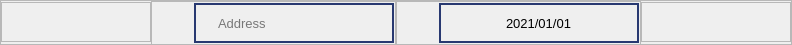
                     <widget class="QFrame" name="frame_33">
                      <property name="minimumSize">
                       <size>
                        <width>0</width>
                        <height>45</height>
                       </size>
                      </property>
                      <property name="maximumSize">
                       <size>
                        <width>16777215</width>
                        <height>45</height>
                       </size>
                      </property>
                      <property name="frameShape">
                       <enum>QFrame::StyledPanel</enum>
                      </property>
                      <property name="frameShadow">
                       <enum>QFrame::Raised</enum>
                      </property>
                      <layout class="QHBoxLayout" name="horizontalLayout_17">
                       <property name="spacing">
                        <number>0</number>
                       </property>
                       <property name="leftMargin">
                        <number>0</number>
                       </property>
                       <property name="topMargin">
                        <number>0</number>
                       </property>
                       <property name="rightMargin">
                        <number>0</number>
                       </property>
                       <property name="bottomMargin">
                        <number>0</number>
                       </property>
                       <item>
                        <widget class="QFrame" name="frame_43">
                         <property name="minimumSize">
                          <size>
                           <width>150</width>
                           <height>40</height>
                          </size>
                         </property>
                         <property name="maximumSize">
                          <size>
                           <width>150</width>
                           <height>40</height>
                          </size>
                         </property>
                         <property name="frameShape">
                          <enum>QFrame::StyledPanel</enum>
                         </property>
                         <property name="frameShadow">
                          <enum>QFrame::Raised</enum>
                         </property>
                        </widget>
                       </item>
                       <item>
                        <widget class="QFrame" name="frame_50">
                         <property name="minimumSize">
                          <size>
                           <width>245</width>
                           <height>45</height>
                          </size>
                         </property>
                         <property name="maximumSize">
                          <size>
                           <width>245</width>
                           <height>45</height>
                          </size>
                         </property>
                         <property name="frameShape">
                          <enum>QFrame::StyledPanel</enum>
                         </property>
                         <property name="frameShadow">
                          <enum>QFrame::Raised</enum>
                         </property>
                         <layout class="QHBoxLayout" name="horizontalLayout_21">
                          <property name="spacing">
                           <number>0</number>
                          </property>
                          <property name="leftMargin">
                           <number>0</number>
                          </property>
                          <property name="topMargin">
                           <number>0</number>
                          </property>
                          <property name="rightMargin">
                           <number>0</number>
                          </property>
                          <property name="bottomMargin">
                           <number>0</number>
                          </property>
                          <item>
                           <widget class="QFrame" name="frame_45">
                            <property name="minimumSize">
                             <size>
                              <width>40</width>
                              <height>40</height>
                             </size>
                            </property>
                            <property name="maximumSize">
                             <size>
                              <width>40</width>
                              <height>40</height>
                             </size>
                            </property>
                            <property name="styleSheet">
                             <string notr="true">image: url(:/login_logo/icons/pin-49.png);
background-color: transparent</string>
                            </property>
                            <property name="frameShape">
                             <enum>QFrame::StyledPanel</enum>
                            </property>
                            <property name="frameShadow">
                             <enum>QFrame::Raised</enum>
                            </property>
                           </widget>
                          </item>
                          <item>
                           <widget class="QLineEdit" name="address_2">
                            <property name="minimumSize">
                             <size>
                              <width>200</width>
                              <height>40</height>
                             </size>
                            </property>
                            <property name="maximumSize">
                             <size>
                              <width>140</width>
                              <height>40</height>
                             </size>
                            </property>
                            <property name="font">
                             <font>
                              <family>Segoe UI</family>
                              <pointsize>10</pointsize>
                             </font>
                            </property>
                            <property name="styleSheet">
                             <string notr="true">QLineEdit{
	border: 2px solid rgb(40, 57, 113);
	color: rgb(0, 0, 0);
	padding-left: 20px;
	padding-right: 20px;
	background-color: transparent;
}
QLineEdit:hover{
	border: 2px solid rgb(64, 92, 182)
}
QLineEdit:focus{
	border: 2px solid rgb(40, 57, 113);
	background-color: transparent
}</string>
                            </property>
                            <property name="text">
                             <string/>
                            </property>
                            <property name="placeholderText">
                             <string>Address</string>
                            </property>
                           </widget>
                          </item>
                         </layout>
                        </widget>
                       </item>
                       <item>
                        <widget class="QFrame" name="frame_40">
                         <property name="minimumSize">
                          <size>
                           <width>245</width>
                           <height>45</height>
                          </size>
                         </property>
                         <property name="maximumSize">
                          <size>
                           <width>245</width>
                           <height>45</height>
                          </size>
                         </property>
                         <property name="frameShape">
                          <enum>QFrame::StyledPanel</enum>
                         </property>
                         <property name="frameShadow">
                          <enum>QFrame::Raised</enum>
                         </property>
                         <layout class="QHBoxLayout" name="horizontalLayout_20">
                          <property name="spacing">
                           <number>0</number>
                          </property>
                          <property name="leftMargin">
                           <number>0</number>
                          </property>
                          <property name="topMargin">
                           <number>0</number>
                          </property>
                          <property name="rightMargin">
                           <number>0</number>
                          </property>
                          <property name="bottomMargin">
                           <number>0</number>
                          </property>
                          <item>
                           <widget class="QFrame" name="frame_46">
                            <property name="minimumSize">
                             <size>
                              <width>40</width>
                              <height>40</height>
                             </size>
                            </property>
                            <property name="maximumSize">
                             <size>
                              <width>40</width>
                              <height>40</height>
                             </size>
                            </property>
                            <property name="styleSheet">
                             <string notr="true">image: url(:/login_logo/icons/event-calendar-597 (1).png);
background-color: transparent</string>
                            </property>
                            <property name="frameShape">
                             <enum>QFrame::StyledPanel</enum>
                            </property>
                            <property name="frameShadow">
                             <enum>QFrame::Raised</enum>
                            </property>
                           </widget>
                          </item>
                          <item>
                           <widget class="QDateEdit" name="dateEdit_2">
                            <property name="minimumSize">
                             <size>
                              <width>200</width>
                              <height>40</height>
                             </size>
                            </property>
                            <property name="maximumSize">
                             <size>
                              <width>140</width>
                              <height>40</height>
                             </size>
                            </property>
                            <property name="font">
                             <font>
                              <family>Segoe UI</family>
                              <pointsize>10</pointsize>
                             </font>
                            </property>
                            <property name="styleSheet">
                             <string notr="true">border: 2px solid rgb(40, 57, 113);
color: rgb(0, 0, 0);
background-color: transparent;</string>
                            </property>
                            <property name="wrapping">
                             <bool>false</bool>
                            </property>
                            <property name="frame">
                             <bool>true</bool>
                            </property>
                            <property name="alignment">
                             <set>Qt::AlignCenter</set>
                            </property>
                            <property name="buttonSymbols">
                             <enum>QAbstractSpinBox::NoButtons</enum>
                            </property>
                            <property name="accelerated">
                             <bool>false</bool>
                            </property>
                            <property name="showGroupSeparator" stdset="0">
                             <bool>false</bool>
                            </property>
                            <property name="currentSection">
                             <enum>QDateTimeEdit::YearSection</enum>
                            </property>
                            <property name="displayFormat">
                             <string>yyyy/MM/dd</string>
                            </property>
                            <property name="calendarPopup">
                             <bool>false</bool>
                            </property>
                            <property name="date">
                             <date>
                              <year>2021</year>
                              <month>1</month>
                              <day>1</day>
                             </date>
                            </property>
                           </widget>
                          </item>
                         </layout>
                        </widget>
                       </item>
                       <item>
                        <widget class="QFrame" name="frame_49">
                         <property name="minimumSize">
                          <size>
                           <width>150</width>
                           <height>40</height>
                          </size>
                         </property>
                         <property name="maximumSize">
                          <size>
                           <width>150</width>
                           <height>40</height>
                          </size>
                         </property>
                         <property name="frameShape">
                          <enum>QFrame::StyledPanel</enum>
                         </property>
                         <property name="frameShadow">
                          <enum>QFrame::Raised</enum>
                         </property>
                        </widget>
                       </item>
                      </layout>
                     </widget>
